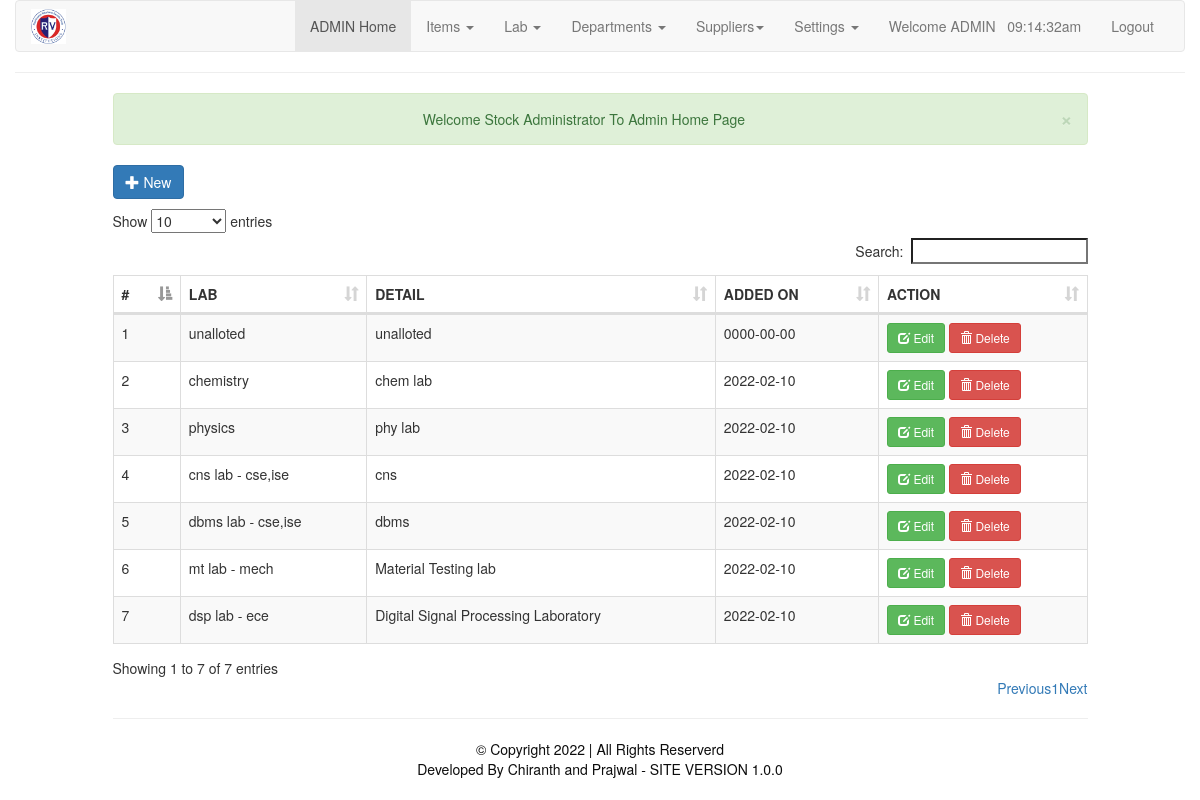
/dept/lab.php (signed in), run on the app's committed database.
### tables this page shows
CREATE TABLE `lab` (
  `lab_id` int(11) NOT NULL,
  `lab_name` varchar(30) NOT NULL,
  `lab_details` varchar(255) NOT NULL,
  `dept_id` int(11) NOT NULL,
  `added_at` date NOT NULL
);

### dept/lab.php (the view, shortened to what this page needs)
<?php
require_once './includes/header.php';
require_once './includes/admin_nav.php';
?>
    <div class="col-sm-10 col-sm-offset-1">
        <div class="row">
        </div>
        <div class="row">
            <a href="#addnew" data-toggle="modal" class="btn btn-primary"><span class="glyphicon glyphicon-plus"></span> New</a>
        </div>
        <div class="" style="height: 10px;">
        </div>
        <div class="row">
            <table id="myTable" class="table table-hover table-bordered table-striped table-responsive">
                <thead>
                <th>#</th>
                <th>LAB</th>
                <th>DETAIL</th>
                <th>ADDED ON</th>
                <th>ACTION</th>
                </thead>
                <tbody>
                <?php
                include_once('db.php');
                $sql = "SELECT * FROM `lab` ";
                $query = $conn->query($sql);
                $i=1;
                while($row = $query->fetch_assoc())
                {
                    echo"<tr>
                    <td>".$i."</td>
					<td>".$row['lab_name']."</td>
					<td>".$row['lab_details']."</td>
					<td>".$row['added_at']."</td>
					<td><a href='#edit_".$row['lab_id']."' class='btn btn-success btn-sm' data-toggle='modal'><span class='glyphicon glyphicon-edit'></span> Edit</a>
					<a href='#delete_".$row['lab_id']."' class='btn btn-danger btn-sm' data-toggle='modal'><span class='glyphicon glyphicon-trash'></span> Delete</a>
					</td>
				</tr>";
                    $i++;
                }
                ?>
                </tbody>
            </table>
            <hr>
        </div>
    </div>
<?php require_once './includes/footer.php'; ?>

### data on the page
lab: lab_name "unalloted", lab_details "unalloted", added_at "0000-00-00"
lab: lab_name "chemistry", lab_details "chem lab", added_at "2022-02-10"
lab: lab_name "physics", lab_details "phy lab", added_at "2022-02-10"
lab: lab_name "cns lab - cse,ise", lab_details "cns", added_at "2022-02-10"
lab: lab_name "dbms lab - cse,ise", lab_details "dbms", added_at "2022-02-10"
lab: lab_name "mt lab - mech", lab_details "Material Testing lab", added_at "2022-02-10"
lab: lab_name "dsp lab - ece", lab_details "Digital Signal Processing Laboratory", added_at "2022-02-10"

### other printed values
$_SESSION['dept_name'] "ADMIN"
$_SESSION['success'] "Welcome Stock Administrator To Admin Home Page"
APPVERSION "1.0.0"
